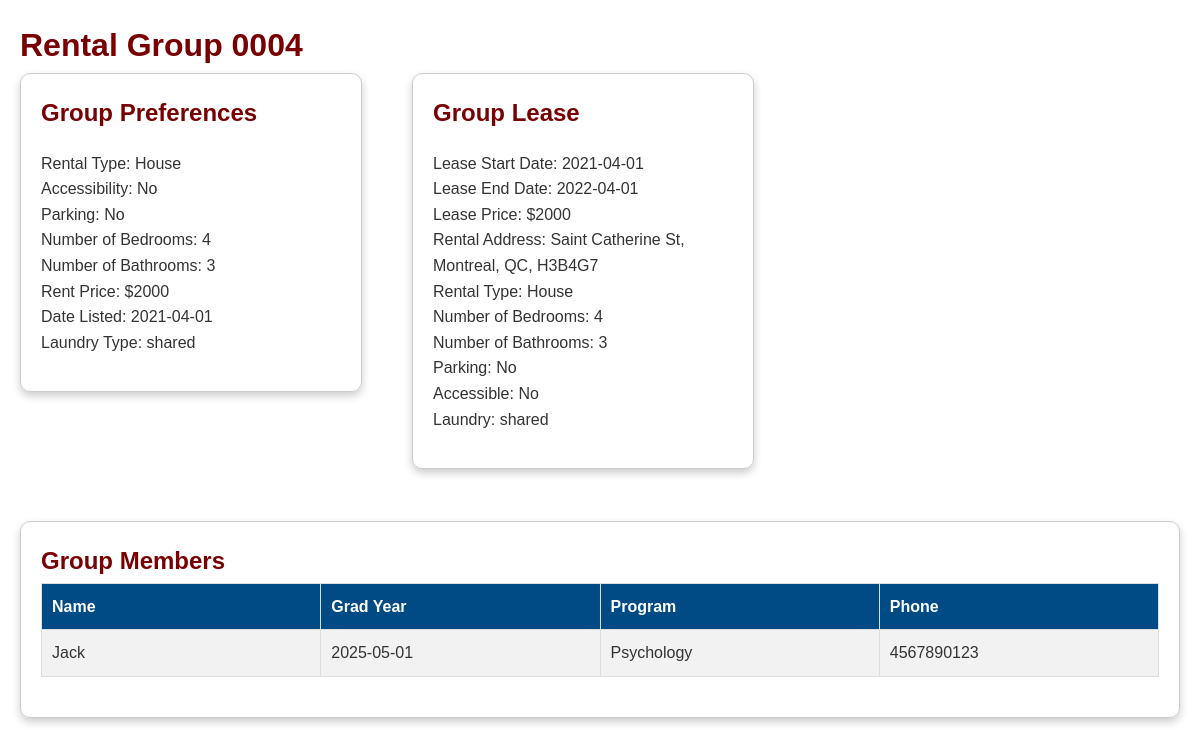
The page /pages/groupDetail.php?group_id=0004 on the database its author committed.
### tables this page shows
create table rental_group (
	id char(4) not null,
	rental_type enum('House', 'Apartment', 'Room'),
	is_accessible boolean default FALSE,
    has_parking boolean default FALSE,
    num_bedrooms int,
    num_bathrooms int,
    rent_price float check (rent_price >= 0.0),
    date_listed date not null,
    laundry_type enum ('ensuite', 'shared') not null,
    primary key (id)
);

create table lease (
	rental_id int not null,
	rental_group_id char(4) not null,
	date_signed date not null,
	end_date date not null,
	rent_price float not null check (rent_price >= 0.0),
	primary key (rental_id, rental_group_id),
	foreign key (rental_id) references rental(id) on delete cascade,
	foreign key (rental_group_id) references rental_group(id) on delete cascade	
);

create table rental (
    id int not null auto_increment,
	rental_type enum ("House", "Apartment", "Room"),
    apt_num int,
    street varchar(255) not null,
    city varchar(255) not null,
    province char(2) not null,
    pc char(7) not null,
	num_bedrooms int not null,
    num_bathrooms int not null,
    laundry_type enum ('ensuite', 'shared'),
    has_parking boolean not null,
    is_accessible boolean default FALSE,
    rent float not null,
    date_listed date not null,
	primary key (id)
);

create table renter (
	person_id char(5) not null,
	rental_group_id char(4) not null,
	grad_year date not null,
	program varchar(255) not null,
	student_id char(7) not null,
	primary key (person_id),
	foreign key (person_id) references person(id) on delete cascade,
    foreign key (rental_group_id) references rental_group(id)
);

create table person (
	id char(5) not null,
    first_name varchar(60) not null,
    last_name varchar(60) not null,
    phone_num varchar(10) not null,
	primary key (id)
);

### functions.php (called while the page is built, shortened)
<?php
function getDatabaseConnection()
{
    $username = "root";
    $password = "";
    $dbname = "rentalDB";
    try {
        $servername = "localhost";
        $conn = new PDO("mysql:host=$servername;dbname=$dbname;charset=utf8mb4", $username, $password);
        $conn->setAttribute(PDO::ATTR_ERRMODE, PDO::ERRMODE_EXCEPTION);
        return $conn;
    } catch (PDOException $e) {
        echo "Connection failed: " . $e->getMessage();
        die();
    }
}
function fetchGroupbyID($id)
{
    $conn = getDatabaseConnection();
    $group = [];
    try {
        $sql = "SELECT * FROM rental_group WHERE id = :id";
        $stmt = $conn->prepare($sql);
        $stmt->execute(['id' => $id]);
        $group = $stmt->fetch(PDO::FETCH_ASSOC);
    } catch (PDOException $e) {
        echo "Error fetching group: " . $e->getMessage();
        die();
    }
    return $group;
}
function fetchGroupMembers($id)
{
    $conn = getDatabaseConnection();
    $members = [];
    try {
        $sql = "SELECT p.first_name, p.phone_num, r.grad_year, r.program FROM renter r INNER JOIN person p ON r.person_id = p.id WHERE r.rental_group_id = :id";
        $stmt = $conn->prepare($sql);
        $stmt->execute(['id' => $id]);
        $members = $stmt->fetchAll(PDO::FETCH_ASSOC);
    } catch (PDOException $e) {
        echo "Error fetching group members: " . $e->getMessage();
        die();
    }
    return $members;
}
function fetchRentalById($id)
{
    $conn = getDatabaseConnection();
    $rental = [];
    try {
        $sql = "SELECT * FROM rental WHERE id = :id";
        $stmt = $conn->prepare($sql);
        $stmt->execute(['id' => $id]);
        $rental = $stmt->fetch(PDO::FETCH_ASSOC);
    } catch (PDOException $e) {
        echo "Error fetching rental: " . $e->getMessage();
        die();
    }
    return $rental;
}
function fetchGroupLease($id)
{
    $conn = getDatabaseConnection();
    $lease = [];
    try {
        $sql = "SELECT * FROM lease WHERE rental_group_id = :id";
        $stmt = $conn->prepare($sql);
        $stmt->execute(['id' => $id]);
        $lease = $stmt->fetch(PDO::FETCH_ASSOC);
    } catch (PDOException $e) {
        echo "Error fetching group lease: " . $e->getMessage();
        die();
    }
    return $lease;
}
?>

### pages/groupDetail.php (the view, shortened to what this page needs)
<?php
require_once '../functions.php';
$group_id = isset($_GET['group_id']) ? $_GET['group_id'] : 'Not provided';
$group = fetchGroupbyID($group_id);
?>
<!DOCTYPE html>
<html lang="en">
<head>
    <link rel="stylesheet" type="text/css" href="../style.css">
</head>
<body style="display: flex; flex-direction: column; gap: 2px; align-items: start;">
    <h1>Rental Group
        <?php
        $group_id = isset($_GET['group_id']) ? $_GET['group_id'] : 'Not provided';
        echo htmlspecialchars($group_id);
        ?>
    </h1>
    <div style="display: flex; gap: 50px; justify-content: center; align-items: start">
        <div
            style="display: flex; flex-direction: column; gap: 2px; align-items: start; border: 1px solid #ccc; box-shadow: 0 4px 8px 0 rgba(0, 0, 0, 0.2); border-radius: 10px; padding: 20px; width: 300px; height: auto;">
            <h2>Group Preferences</h2>
            <p>
                <?php
                if (!empty($group)) {
                    echo 'Rental Type: ' . htmlspecialchars($group['rental_type']) . '<br>';
                    echo 'Accessibility: ' . ($group['is_accessible'] ? 'Yes' : 'No') . '<br>';
                    echo 'Parking: ' . ($group['has_parking'] ? 'Yes' : 'No') . '<br>';
                    echo 'Number of Bedrooms: ' . htmlspecialchars($group['num_bedrooms']) . '<br>';
                    echo 'Number of Bathrooms: ' . htmlspecialchars($group['num_bathrooms']) . '<br>';
                    echo 'Rent Price: $' . htmlspecialchars($group['rent_price']) . '<br>';
                    echo 'Date Listed: ' . htmlspecialchars($group['date_listed']) . '<br>';
                    echo 'Laundry Type: ' . htmlspecialchars($group['laundry_type']) . '<br>';
                } else {
                    echo 'Group not found';
                }
                ?>
            </p>
        </div>
        <div
            style="display: flex; flex-direction: column; gap: 2px; align-items: start; border: 1px solid #ccc; box-shadow: 0 4px 8px 0 rgba(0, 0, 0, 0.2); border-radius: 10px; padding: 20px; width: 300px; height: auto;">
            <h2>Group Lease</h2>
            <p>
                <?php
                $lease = fetchGroupLease($group_id);
                $rental = fetchRentalbyID($lease['rental_id']);
                if (!empty($lease)) {
                    echo 'Lease Start Date: ' . htmlspecialchars($lease['date_signed']) . '<br>';
                    echo 'Lease End Date: ' . htmlspecialchars($lease['end_date']) . '<br>';
                    echo 'Lease Price: $' . htmlspecialchars($lease['rent_price']) . '<br>';
                    echo 'Rental Address: ' . htmlspecialchars($rental['street']) . ', ' . htmlspecialchars($rental['city']) . ', ' . htmlspecialchars($rental['province']) . ', ' . htmlspecialchars($rental['pc']) . '<br>';
                    echo 'Rental Type: ' . htmlspecialchars($rental['rental_type']) . '<br>';
                    echo 'Number of Bedrooms: ' . htmlspecialchars($rental['num_bedrooms']) . '<br>';
                    echo 'Number of Bathrooms: ' . htmlspecialchars($rental['num_bathrooms']) . '<br>';
                    echo 'Parking: ' . ($rental['has_parking'] ? 'Yes' : 'No') . '<br>';
                    echo 'Accessible: ' . ($rental['is_accessible'] ? 'Yes' : 'No') . '<br>';
                    echo 'Laundry: ' . htmlspecialchars($rental['laundry_type']) . '<br>';
                } else {
                    echo 'Lease not found';
                }
                ?>
            </p>
        </div>
    </div>
    <div
        style="display: flex; flex-direction: column; margin-top: 50px; gap: 2px; align-items: start; border: 1px solid #ccc; box-shadow: 0 4px 8px 0 rgba(0, 0, 0, 0.2); border-radius: 10px; padding: 20px; width: auto; height: auto;">
        <h2>Group Members</h2>
        <table>
            <tr>
                <th>Name</th>
                <th>Grad Year</th>
                <th>Program</th>
                <th>Phone</th>
            </tr>
            <?php
            $members = fetchGroupMembers($group_id);
            if (!empty($members) && count($members) > 0) {
                foreach ($members as $member) {
                    echo '<tr>';
                    echo '<td>' . htmlspecialchars($member['first_name']) . '</td>';
                    echo '<td>' . htmlspecialchars($member['grad_year']) . '</td>';
                    echo '<td>' . htmlspecialchars($member['program']) . '</td>';
                    echo '<td>' . htmlspecialchars($member['phone_num']) . '</td>';
                    echo '</tr>';
                }
            } else {
                echo '<tr><td colspan="5">No members found</td></tr>';
            }
            ?>
        </table>
    </div>
</body>
</html>

### style.css (style rules this page uses)
body, h1, h2, table { margin: 0; padding: 0; border: 0; }
body { font-family: Arial, sans-serif; }
body { background-color: #fff; color: #333; line-height: 1.6; padding: 20px; }
h1, h2 { text-align: center; color: #780002; }
table { width: 100%; margin-bottom: 20px; border-collapse: collapse; table-layout: fixed; }
th, td { padding: 10px; border: 1px solid #ddd; text-align: left; word-wrap: break-word; }
th { background-color: #004b85; color: #fff; }
tr:nth-child(even) { background-color: #f2f2f2; }

### rows shown on the page
rental_group: rental_type "House", num_bedrooms "4", num_bathrooms "3", rent_price "2000", date_listed "2021-04-01", laundry_type "shared"
lease: date_signed "2021-04-01", end_date "2022-04-01", rent_price "2000"
rental: street "Saint Catherine St", city "Montreal", province "QC", pc "H3B4G7", rental_type "House", num_bedrooms "4", num_bathrooms "3", laundry_type "shared"
renter: person_id.first_name "Jack", grad_year "2025-05-01", program "Psychology", person_id.phone_num "4567890123"

### other values the page prints
$group_id "0004"
